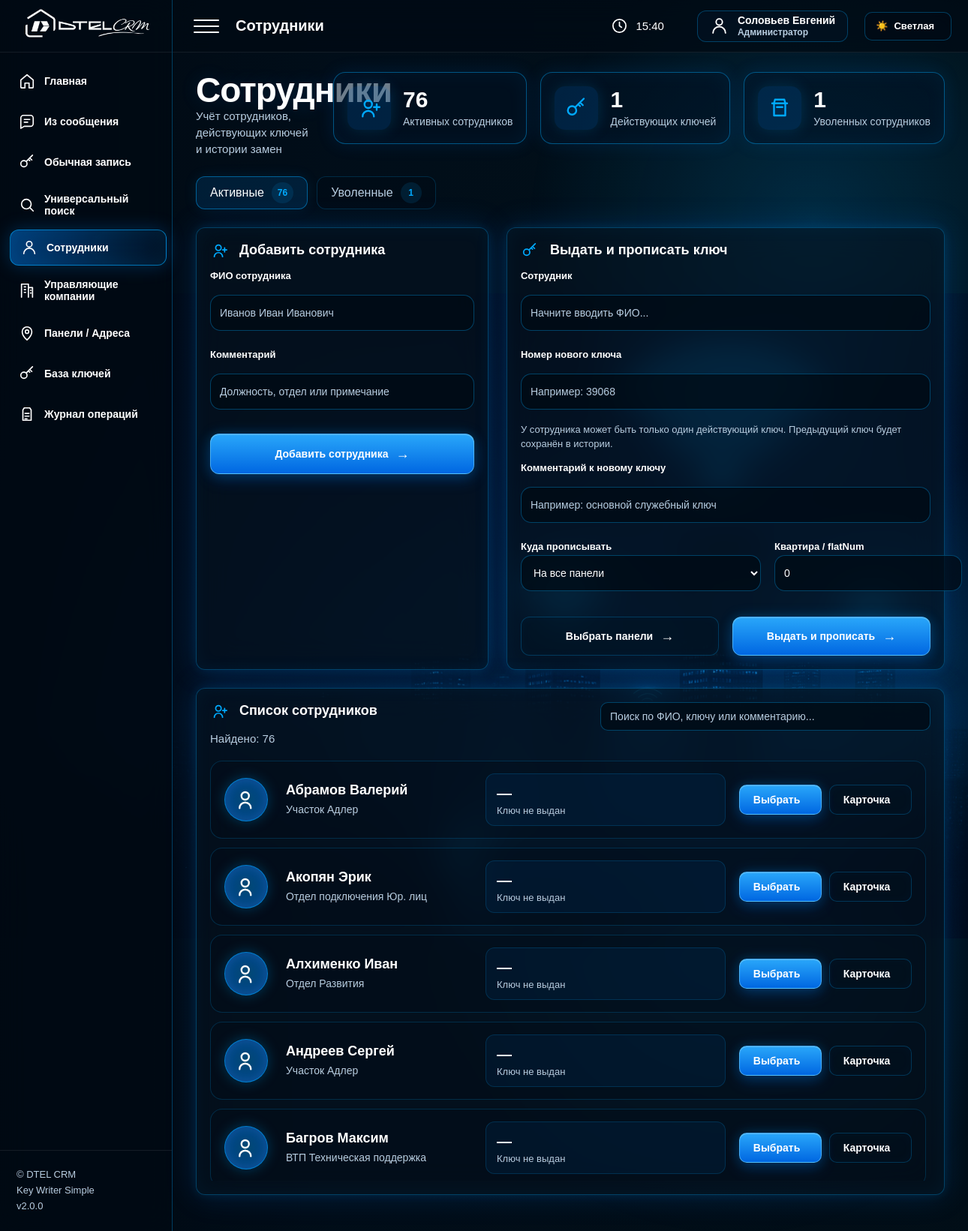
Page /employees (signed in) on the committed database.
### tables this page shows
CREATE TABLE employees (
            id INTEGER PRIMARY KEY AUTOINCREMENT,
            full_name TEXT NOT NULL,
            note TEXT DEFAULT '',
            enabled INTEGER DEFAULT 1,
            created_at TEXT DEFAULT CURRENT_TIMESTAMP
        , updated_at TEXT DEFAULT '', dismissed_at TEXT DEFAULT NULL);

### app/routers/employees.py (the view)
@router.get("/employees", response_class=HTMLResponse)
def employees_page(request: Request):
    return templates.TemplateResponse(
        "employees.html",
        {
            "request": request,
            "panels": get_panels(),
            "employees": get_active_employees(),
            "employees_count": get_employees_count(),
            "dismissed_count": get_dismissed_employees_count(),
            "employee_keys_count": get_employee_keys_count(),
            "current_view": "active",
        },
    )

### app/templates/employees.html (shortened to what this page needs)
{% extends 'base.html' %}
{% block page_name %}Сотрудники{% endblock %}
{% block content %}
<div class="employees-hero">
    <div>
        <h1>Сотрудники</h1>
        <p class="subtitle">Учёт сотрудников, действующих ключей и истории замен</p>
    </div>
    <div class="employees-stats">
        <div class="employees-stat-card">
            <div class="employees-stat-icon">
                <svg viewBox="0 0 24 24">
                    <path d="M17 21a6 6 0 0 0-12 0"/>
                    <circle cx="11" cy="8" r="4"/>
                    <path d="M20 8v6M17 11h6"/>
                </svg>
            </div>
            <div>
                <b>{{ employees_count or 0 }}</b>
                <span>Активных сотрудников</span>
            </div>
        </div>
        <div class="employees-stat-card">
            <div class="employees-stat-icon">
                <svg viewBox="0 0 24 24">
                    <circle cx="7.5" cy="14.5" r="4.5"/>
                    <path d="m11 11 9-9M16 6l3 3M14 8l2 2"/>
                </svg>
            </div>
            <div>
                <b>{{ employee_keys_count or 0 }}</b>
                <span>Действующих ключей</span>
            </div>
        </div>
        <div class="employees-stat-card">
            <div class="employees-stat-icon">
                <svg viewBox="0 0 24 24">
                    <path d="M4 7h16M7 3h10l1 4H6l1-4Z"/>
                    <path d="M6 7v13h12V7"/>
                    <path d="M9 11h6"/>
                </svg>
            </div>
            <div>
                <b>{{ dismissed_count or 0 }}</b>
                <span>Уволенных сотрудников</span>
            </div>
        </div>
    </div>
</div>
<div class="employee-view-tabs">
    <a
        href="/employees"
        class="employee-view-tab {% if current_view == 'active' %}active{% endif %}"
    >
        Активные
        <span>{{ employees_count or 0 }}</span>
    </a>
    <a
        href="/employees/dismissed"
        class="employee-view-tab {% if current_view == 'dismissed' %}active{% endif %}"
    >
        Уволенные
        <span>{{ dismissed_count or 0 }}</span>
    </a>
</div>
{% if current_view != 'dismissed' %}
<div class="employees-top-grid">
    <div class="panel employee-add-panel">
        <h2>
            <span class="title-svg-icon">
                <svg viewBox="0 0 24 24">
                    <path d="M17 21a6 6 0 0 0-12 0"/>
                    <circle cx="11" cy="8" r="4"/>
                    <path d="M20 8v6M17 11h6"/>
                </svg>
            </span>
            Добавить сотрудника
        </h2>
        <form method="post" action="/employees/add">
            <label>ФИО сотрудника</label>
            <input
                name="full_name"
                placeholder="Иванов Иван Иванович"
                autocomplete="off"
                required
            >
            <label>Комментарий</label>
            <input
                name="note"
                placeholder="Должность, отдел или примечание"
                autocomplete="off"
            >
            <button type="submit" class="btn employees-wide-btn">
                Добавить сотрудника
            </button>
        </form>
    </div>
    <div class="panel employee-write-panel">
        <h2>
            <span class="title-svg-icon">
                <svg viewBox="0 0 24 24">
                    <circle cx="7.5" cy="14.5" r="4.5"/>
                    <path d="m11 11 9-9M16 6l3 3M14 8l2 2"/>
                </svg>
            </span>
            Выдать и прописать ключ
        </h2>
        <form method="post" action="/employees/write" id="employeeWriteForm">
            <label>Сотрудник</label>
            <input
                type="text"
                id="employeeWriteSearch"
                name="employee_name"
                placeholder="Начните вводить ФИО..."
                autocomplete="off"
                required
            >
            <label>Номер нового ключа</label>
            <input
                name="key_value"
                placeholder="Например: 39068"
                autocomplete="off"
                required
            >
            <p class="field-hint">
                У сотрудника может быть только один действующий ключ.
                Предыдущий ключ будет сохранён в истории.
            </p>
            <label>Комментарий к новому ключу</label>
            <input
                name="new_key_comment"
                placeholder="Например: основной служебный ключ"
                autocomplete="off"
            >
            <div class="employee-write-row">
                <div>
                    <label>Куда прописывать</label>
                    <select name="scope" id="employeeScope">
                        <option value="all">На все панели</option>
                    </select>
                </div>
                <div>
                    <label>Квартира / flatNum</label>
                    <input name="flat_num" value="0">
                </div>
            </div>
            <div class="employee-write-actions">
                <button type="button" class="btn btn-ghost" id="openEmployeePanelsModal">
                    Выбрать панели
                </button>
                <button type="submit" class="btn">
                    Выдать и прописать
                </button>
            </div>
        </form>
    </div>
</div>
{% endif %}
<div class="panel employees-list-panel">
    <div class="panel-list-head">
        <div>
            <h2>
                <span class="title-svg-icon">
                    <svg viewBox="0 0 24 24">
                        <path d="M17 21a6 6 0 0 0-12 0"/>
                        <circle cx="11" cy="8" r="4"/>
                        <path d="M20 8v6M17 11h6"/>
                    </svg>
                </span>
                {% if current_view == 'dismissed' %}
                    Уволенные сотрудники
                {% else %}
                    Список сотрудников
                {% endif %}
            </h2>
            <p class="subtitle">
                Найдено:
                <span id="employeesFound">{{ employees|length }}</span>
            </p>
        </div>
        <div class="panel-search employees-search-box">
            <input
                type="text"
                id="employeesSearch"
                placeholder="Поиск по ФИО, ключу или комментарию..."
                autocomplete="off"
            >
        </div>
    </div>
    <div class="employees-cards" id="employeesCards">
        {% for e in employees %}
        <div
            class="employee-card {% if current_view == 'dismissed' %}employee-card-dismissed{% endif %}"
            data-search="
                {{ e.full_name }}
                {{ e.note or '' }}
                {{ e.active_key_number or '' }}
                {{ e.last_key_number or '' }}
                {{ e.active_key_comment or '' }}
            "
        >
            <div class="employee-avatar">
                <svg viewBox="0 0 24 24">
                    <path d="M17 21a6 6 0 0 0-12 0"/>
                    <circle cx="11" cy="8" r="4"/>
                </svg>
            </div>
            <div class="employee-card-main">
                <b>{{ e.full_name }}</b>
                <span>{{ e.note or 'Без комментария' }}</span>
            </div>
            <div class="employee-card-stat">
                {% if current_view == 'dismissed' %}
                    <b>{{ e.last_key_number or '—' }}</b>
                    <span>Последний ключ</span>
                    <small>История: {{ e.history_count or 0 }}</small>
                {% elif e.active_key_number %}
                    <b>{{ e.active_key_number }}</b>
                    <span>Действующий ключ</span>
                    {% if e.active_key_comment %}
                    <small>{{ e.active_key_comment }}</small>
                    {% endif %}
                {% else %}
                    <b>—</b>
                    <span>Ключ не выдан</span>
                {% endif %}
            </div>
            <div class="employee-card-actions">
                {% if current_view != 'dismissed' %}
                <button
                    type="button"
                    class="btn btn-small"
                    data-employee-select="{{ e.full_name }}"
                >
                    Выбрать
                </button>
                {% endif %}
                <a
                    href="/employees/{{ e.id }}"
                    class="btn btn-small btn-ghost"
                >
                    Карточка
                </a>
            </div>
        </div>
        {% endfor %}
    </div>
</div>
{% endblock %}

### app/templates/base.html (shortened to what this page needs)
<!DOCTYPE html>
<html lang="ru">
<head>
    <link
        rel="stylesheet"
        href="/static/css/style.css?v=2"
    >
</head>
<body>
<div class="app-shell">
    <aside class="sidebar">
        <div class="brand">
            <img
                src="/static/img/logo.png?v=2"
                alt="DTEL CRM"
            >
        </div>
        <nav class="sidebar-nav">
            <a class="nav-item" href="/">
                <svg viewBox="0 0 24 24">
                    <path d="M3 10.5 12 3l9 7.5V21a1 1 0 0 1-1 1h-5v-7H9v7H4a1 1 0 0 1-1-1z"/>
                </svg>
                <span>Главная</span>
            </a>
            <a class="nav-item" href="/message">
                <svg viewBox="0 0 24 24">
                    <path d="M21 15a4 4 0 0 1-4 4H8l-5 3V7a4 4 0 0 1 4-4h10a4 4 0 0 1 4 4z"/>
                    <path d="M8 9h8M8 13h5"/>
                </svg>
                <span>Из сообщения</span>
            </a>
            <a class="nav-item" href="/write/manual">
                <svg viewBox="0 0 24 24">
                    <circle cx="7.5" cy="14.5" r="4.5"/>
                    <path d="m11 11 9-9M16 6l3 3M14 8l2 2"/>
                </svg>
                <span>Обычная запись</span>
            </a>
            <a class="nav-item" href="/search">
                <svg viewBox="0 0 24 24">
                    <circle cx="11" cy="11" r="7"/>
                    <path d="m16.5 16.5 4.5 4.5"/>
                </svg>
                <span>Универсальный поиск</span>
            </a>
            <a class="nav-item" href="/employees">
                <svg viewBox="0 0 24 24">
                    <path d="M20 21a8 8 0 0 0-16 0"/>
                    <circle cx="12" cy="7" r="4"/>
                </svg>
                <span>Сотрудники</span>
            </a>
            <a class="nav-item" href="/uk">
                <svg viewBox="0 0 24 24">
                    <path d="M4 22V3h10v19M14 8h6v14"/>
                    <path d="M8 7h2M8 11h2M8 15h2M17 12h1M17 16h1"/>
                </svg>
                <span>Управляющие компании</span>
            </a>
            <a class="nav-item" href="/panels">
                <svg viewBox="0 0 24 24">
                    <path d="M12 22s7-6.2 7-12a7 7 0 0 0-14 0c0 5.8 7 12 7 12z"/>
                    <circle cx="12" cy="10" r="2.5"/>
                </svg>
                <span>Панели / Адреса</span>
            </a>
            <a class="nav-item" href="/keys">
                <svg viewBox="0 0 24 24">
                    <circle cx="7.5" cy="14.5" r="4.5"/>
                    <path d="m11 11 9-9M16 6l3 3M14 8l2 2"/>
                </svg>
                <span>База ключей</span>
            </a>
            <a class="nav-item" href="/log">
                <svg viewBox="0 0 24 24">
                    <path d="M8 3h8l2 3v15H6V6z"/>
                    <path d="M9 11h6M9 15h6M9 19h3"/>
                </svg>
                <span>Журнал операций</span>
            </a>
        </nav>
        <div class="sidebar-footer">
            <div>© DTEL CRM</div>
            <div>Key Writer Simple</div>
            <div>v2.0.0</div>
        </div>
    </aside>
    <main class="main">
        <header class="topbar">
            <div class="topbar-left">
                <button
                    type="button"
                    class="burger"
                    id="sidebarToggle"
                    aria-label="Открыть меню"
                >
                    <span></span>
                    <span></span>
                    <span></span>
                </button>
                <div class="top-title">
                    {% block page_name %}{% endblock %}
                </div>
            </div>
            <div class="topbar-right">
                <div class="top-info">
                    <svg viewBox="0 0 24 24">
                        <circle cx="12" cy="12" r="9"/>
                        <path d="M12 7v5l3 2"/>
                    </svg>
                    <span id="live-time">--:--</span>
                </div>
                <a
                    class="user-pill"
                    href="/users"
                    title="Пользователи"
                >
                    <svg viewBox="0 0 24 24">
                        <path d="M20 21a8 8 0 0 0-16 0"/>
                        <circle cx="12" cy="7" r="4"/>
                    </svg>
                    <span class="user-pill-text">
                        <b>
                            {% if current_user(request) %}
                                {{ current_user(request)["full_name"] }}
                            {% else %}
                                Пользователь
                            {% endif %}
                        </b>
                        <small>
                            {% if current_user(request) %}
                                {% if current_user(request)["role"] == "admin" %}
                                    Администратор
                                {% else %}
                                    Оператор
                                {% endif %}
                            {% else %}
                                Гость
                            {% endif %}
                        </small>
                    </span>
                </a>
                <button
                    type="button"
                    class="theme-toggle theme-icon-only"
                    id="themeToggle"
                    aria-label="Переключить тему"
                >
                    <span class="theme-icon">☀️</span>
                    <span class="theme-text">Светлая</span>
                </button>
            </div>
        </header>
        <section class="content">
            {% block content %}
            {% endblock %}
        </section>
    </main>
</div>
</body>
</html>

### rows in the picture
employees: full_name "Соловьев Евгений"
employees: full_name "Абрамов Валерий", note "Участок Адлер"
employees: full_name "Акопян Эрик", note "Отдел подключения Юр. лиц"
employees: full_name "Алхименко Иван", note "Отдел Развития"
employees: full_name "Андреев Сергей", note "Участок Адлер"
employees: full_name "Багров Максим", note "ВТП Техническая поддержка"

### other values in the picture
{{ employees_count or 0 }} "76"
{{ employee_keys_count or 0 }} "1"
{{ dismissed_count or 0 }} "1"
{{ employees|length }} "76"
